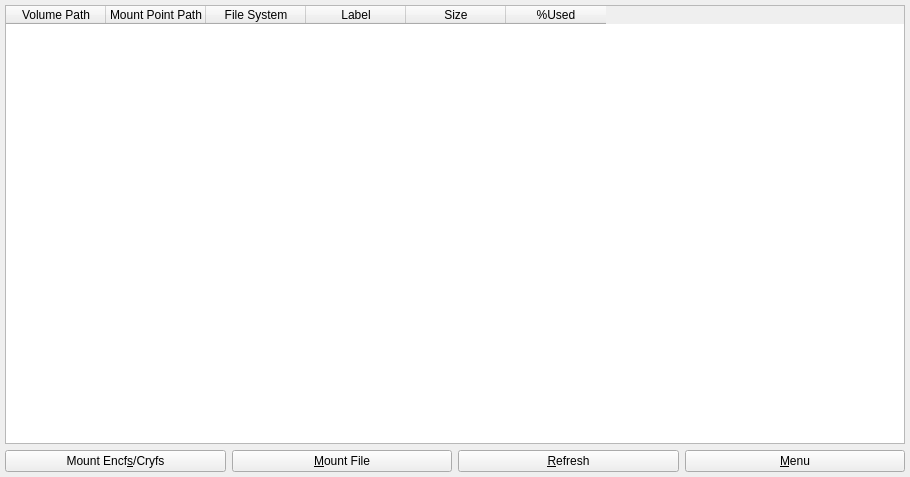
<?xml version="1.0" encoding="UTF-8"?>
<ui version="4.0">
 <class>zuluMount</class>
 <widget class="QWidget" name="zuluMount">
  <property name="windowModality">
   <enum>Qt::WindowModal</enum>
  </property>
  <property name="geometry">
   <rect>
    <x>0</x>
    <y>0</y>
    <width>910</width>
    <height>477</height>
   </rect>
  </property>
  <property name="windowTitle">
   <string>zuluMount</string>
  </property>
  <property name="windowIcon">
   <iconset resource="icon.qrc">
    <normaloff>:/zuluMount.png</normaloff>:/zuluMount.png</iconset>
  </property>
  <layout class="QVBoxLayout" name="verticalLayout_3">
   <item>
    <widget class="QWidget" name="centralWidget" native="true">
     <layout class="QVBoxLayout" name="verticalLayout">
      <property name="leftMargin">
       <number>0</number>
      </property>
      <property name="topMargin">
       <number>0</number>
      </property>
      <property name="rightMargin">
       <number>0</number>
      </property>
      <property name="bottomMargin">
       <number>0</number>
      </property>
      <item>
       <widget class="QTableWidget" name="tableWidget">
        <property name="editTriggers">
         <set>QAbstractItemView::NoEditTriggers</set>
        </property>
        <property name="selectionMode">
         <enum>QAbstractItemView::NoSelection</enum>
        </property>
        <property name="showGrid">
         <bool>false</bool>
        </property>
        <property name="gridStyle">
         <enum>Qt::NoPen</enum>
        </property>
        <column>
         <property name="text">
          <string>Volume Path</string>
         </property>
         <property name="textAlignment">
          <set>AlignCenter</set>
         </property>
        </column>
        <column>
         <property name="text">
          <string>Mount Point Path</string>
         </property>
         <property name="textAlignment">
          <set>AlignCenter</set>
         </property>
        </column>
        <column>
         <property name="text">
          <string>File System</string>
         </property>
         <property name="textAlignment">
          <set>AlignCenter</set>
         </property>
        </column>
        <column>
         <property name="text">
          <string>Label</string>
         </property>
         <property name="textAlignment">
          <set>AlignCenter</set>
         </property>
        </column>
        <column>
         <property name="text">
          <string>Size</string>
         </property>
         <property name="textAlignment">
          <set>AlignCenter</set>
         </property>
        </column>
        <column>
         <property name="text">
          <string>%Used</string>
         </property>
         <property name="textAlignment">
          <set>AlignCenter</set>
         </property>
        </column>
       </widget>
      </item>
      <item>
       <layout class="QHBoxLayout" name="horizontalLayout">
        <property name="sizeConstraint">
         <enum>QLayout::SetFixedSize</enum>
        </property>
        <item>
         <widget class="QPushButton" name="pbunlockcryptfs">
          <property name="text">
           <string>Mount Encf&amp;s/Cryfs</string>
          </property>
         </widget>
        </item>
        <item>
         <widget class="QPushButton" name="pbmount">
          <property name="text">
           <string>&amp;Mount File</string>
          </property>
          <property name="autoDefault">
           <bool>false</bool>
          </property>
          <property name="default">
           <bool>false</bool>
          </property>
         </widget>
        </item>
        <item>
         <widget class="QPushButton" name="pbupdate">
          <property name="text">
           <string>&amp;Refresh</string>
          </property>
         </widget>
        </item>
        <item>
         <widget class="QPushButton" name="pbmenu">
          <property name="text">
           <string>&amp;Menu</string>
          </property>
         </widget>
        </item>
       </layout>
      </item>
     </layout>
    </widget>
   </item>
  </layout>
 </widget>
 <layoutdefault spacing="6" margin="5"/>
 <tabstops>
  <tabstop>pbmenu</tabstop>
 </tabstops>
 <resources>
  <include location="icon.qrc"/>
 </resources>
 <connections/>
</ui>
